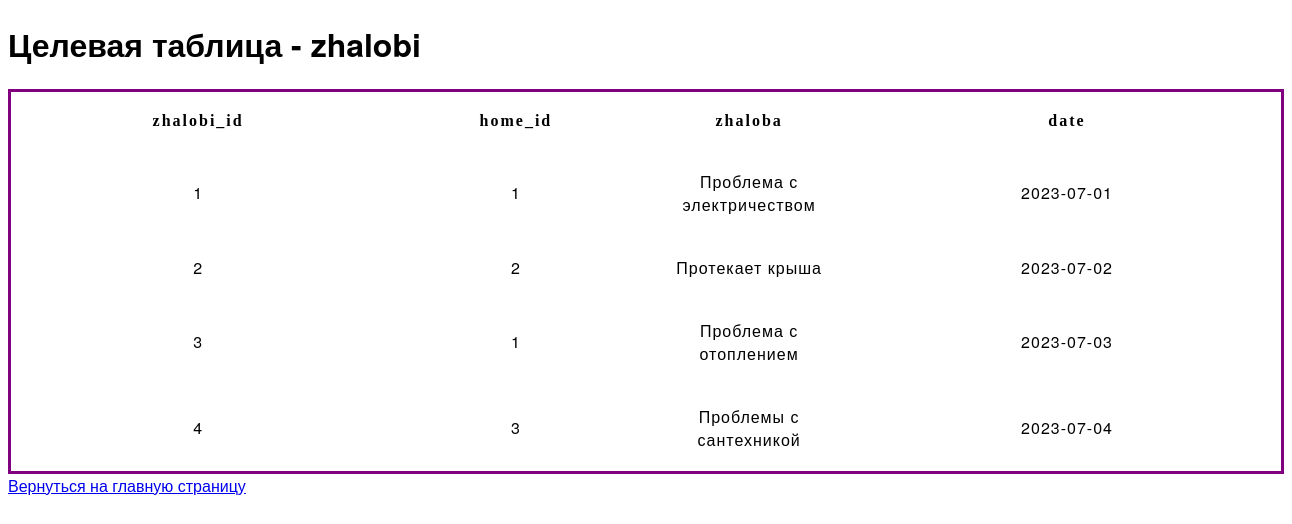
The page /zhalobi/ on the database its author committed.
### tables this page shows
CREATE TABLE zhalobi (
            zhalobi_id INTEGER PRIMARY KEY,
            home_id INTEGER,
            zhaloba TEXT,
            date DATE,
            room_id INTEGER,
            FOREIGN KEY (home_id) REFERENCES homes(home_id),
            FOREIGN KEY (room_id) REFERENCES rooms(room_id)
        );

### main.py (the view)
@app.route('/zhalobi/')
def target_zhalobi():
    conn = sqlite3.connect('upravkomp.db')
    cursor = conn.cursor()
    cursor.execute('SELECT * FROM zhalobi')
    zhalobi_data = cursor.fetchall()
    cursor.close()
    conn.close()
    return render_template('target_zhalobi.html', zhalobi_data=zhalobi_data)

### templates/target_zhalobi.html (shortened to what this page needs)
{% extends 'base.html' %}
{% block body %}
<h1>Целевая таблица - zhalobi</h1>
<table>
  <thead>
    <tr>
      <th>zhalobi_id</th>
      <th>home_id</th>
      <th>zhaloba</th>
      <th>date</th>
    </tr>
  </thead>
  <tbody>
    {% for zhalobi in zhalobi_data %}
    <tr>
      <td>{{ zhalobi[0] }}</td>
      <td>{{ zhalobi[1] }}</td>
      <td>{{ zhalobi[2] }}</td>
      <td>{{ zhalobi[3] }}</td>
    </tr>
    {% endfor %}
  </tbody>
</table>
<a href="{{ url_for('index') }}">Вернуться на главную страницу</a>
{% endblock %}

### templates/style.css (style rules this page uses)
table { table-layout: fixed; width: 100%; border-collapse: collapse; border: 3px solid purple; }
thead th:nth-child(1) { width: 30%; }
thead th:nth-child(2) { width: 20%; }
thead th:nth-child(3) { width: 15%; }
thead th:nth-child(4) { width: 35%; }
th, td { padding: 20px; }
html { font-family: 'helvetica neue', helvetica, arial, sans-serif; }
thead th, tfoot th { font-family: 'Rock Salt', cursive; }
th { letter-spacing: 2px; }
td { letter-spacing: 1px; }
tbody td { text-align: center; }

### rows shown on the page
zhalobi: zhalobi_id "1", home "1", zhaloba "Проблема с электричеством", date "2023-07-01"
zhalobi: zhalobi_id "2", home "2", zhaloba "Протекает крыша", date "2023-07-02"
zhalobi: zhalobi_id "3", home "1", zhaloba "Проблема с отоплением", date "2023-07-03"
zhalobi: zhalobi_id "4", home "3", zhaloba "Проблемы с сантехникой", date "2023-07-04"
